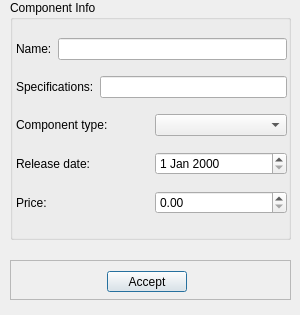
<?xml version="1.0" encoding="UTF-8"?>
<ui version="4.0">
 <class>ServiceAddWindow</class>
 <widget class="QDialog" name="ServiceAddWindow">
  <property name="geometry">
   <rect>
    <x>0</x>
    <y>0</y>
    <width>300</width>
    <height>315</height>
   </rect>
  </property>
  <property name="minimumSize">
   <size>
    <width>300</width>
    <height>214</height>
   </size>
  </property>
  <property name="maximumSize">
   <size>
    <width>300</width>
    <height>315</height>
   </size>
  </property>
  <property name="windowTitle">
   <string>Add component</string>
  </property>
  <widget class="QGroupBox" name="comp_add_gBox">
   <property name="geometry">
    <rect>
     <x>10</x>
     <y>0</y>
     <width>281</width>
     <height>240</height>
    </rect>
   </property>
   <property name="title">
    <string>Component Info</string>
   </property>
   <widget class="QWidget" name="layoutWidget">
    <property name="geometry">
     <rect>
      <x>6</x>
      <y>28</y>
      <width>271</width>
      <height>201</height>
     </rect>
    </property>
    <layout class="QVBoxLayout" name="verticalLayout">
     <item>
      <layout class="QHBoxLayout" name="service_name_hLayout">
       <item>
        <widget class="QLabel" name="name_label">
         <property name="text">
          <string>Name:</string>
         </property>
        </widget>
       </item>
       <item>
        <widget class="QLineEdit" name="component_name_lEdit"/>
       </item>
      </layout>
     </item>
     <item>
      <layout class="QHBoxLayout" name="horizontalLayout">
       <item>
        <widget class="QLabel" name="specif_label">
         <property name="text">
          <string>Specifications:</string>
         </property>
        </widget>
       </item>
       <item>
        <widget class="QLineEdit" name="spec_lEdit"/>
       </item>
      </layout>
     </item>
     <item>
      <layout class="QHBoxLayout" name="name_equipment_hLayout">
       <item>
        <widget class="QLabel" name="component_type_label">
         <property name="text">
          <string>Component type:</string>
         </property>
        </widget>
       </item>
       <item>
        <widget class="QComboBox" name="component_type_comboBox"/>
       </item>
      </layout>
     </item>
     <item>
      <layout class="QHBoxLayout" name="horizontalLayout_2">
       <item>
        <widget class="QLabel" name="rel_date_l">
         <property name="text">
          <string>Release date:</string>
         </property>
        </widget>
       </item>
       <item>
        <widget class="QDateEdit" name="release_date_dEdit"/>
       </item>
      </layout>
     </item>
     <item>
      <layout class="QHBoxLayout" name="price_hLayout">
       <item>
        <widget class="QLabel" name="price_label">
         <property name="text">
          <string>Price:</string>
         </property>
        </widget>
       </item>
       <item>
        <widget class="QDoubleSpinBox" name="price_dSpinBox">
         <property name="maximum">
          <double>999999999999.000000000000000</double>
         </property>
        </widget>
       </item>
      </layout>
     </item>
    </layout>
   </widget>
  </widget>
  <widget class="QFrame" name="frame">
   <property name="geometry">
    <rect>
     <x>10</x>
     <y>260</y>
     <width>281</width>
     <height>40</height>
    </rect>
   </property>
   <property name="frameShape">
    <enum>QFrame::StyledPanel</enum>
   </property>
   <property name="frameShadow">
    <enum>QFrame::Raised</enum>
   </property>
   <widget class="QPushButton" name="add_comp_btn">
    <property name="geometry">
     <rect>
      <x>97</x>
      <y>11</y>
      <width>80</width>
      <height>21</height>
     </rect>
    </property>
    <property name="text">
     <string>Accept</string>
    </property>
   </widget>
  </widget>
 </widget>
 <resources/>
 <connections/>
</ui>
